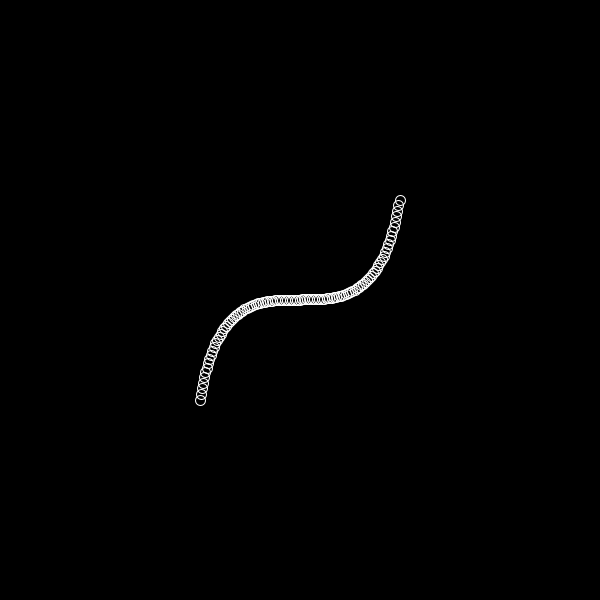
Frame 1 (no input)
Frame 2 (the mouse pressed at the canvas centre, redrawn once): identical to frame 1, image omitted

The Processing sketch that drew this single still picture (run headless with seeded random() and noise(); the mouse was pressed at the canvas centre and the sketch redrawn once):

// Processing sketch: intro_begin_shape
// ── intro_begin_shape.pde
// renaud.jean-francois(arobas)uqam(point)ca
// Syntaxe Processing version 3.5.4
// mardi, 28 septembre 2021

int tg = 100; // taille grille
float r1, r2;
float ecart = 50;

void setup() {
  size(600, 600);
  background(0);
  noFill();
  stroke(255);
  //strokeWeight(10);
  //strokeCap(ROUND);
  //strokeJoin(ROUND);

  shapeMode(CENTER);

  noLoop();
}

void draw() {
  background(0);
  translate(width/2, height*0.5);

  //monQuad();


  //// type bezier
  //beginShape();
  //vertex(-tg, tg); // premier ancrage
  //bezierVertex(-tg, -tg, tg, tg, tg, -tg); // premier et second leviers et second ancrage // lx1, ly1, lx2, ly2, ax2, ay2
  //endShape();

  // type curve
  //curveTightness(0.5);
  //beginShape();
  //curveVertex(-tg, tg+1000); // premier levier
  //curveVertex(-tg, tg); // premier ancrage
  //curveVertex(tg, -tg); // second ancrage
  //curveVertex(tg, -tg-1000); // second levier
  //endShape();


  // déposer des objets le long du chemin courbe
  int nbPas = 100;
  for (int i = 0; i <= nbPas; i++) {
    float t = i / float(nbPas);
    float x = curvePoint(-tg, -tg, tg, tg, t);
    float y = curvePoint(tg+1000, tg, -tg, -tg-1000, t);
    ellipse(x, y, 10, 10);
  }
}

void monQuad() {

  beginShape();
  r1 = random(-ecart, ecart);
  r2 = random(-ecart, ecart);
  vertex(-tg + r1, -tg + r2); // premier vertex
  vertex(tg, -tg);
  vertex(tg, tg);
  vertex(-tg, tg);
  //vertex(-tg, -tg); // dernier vertex même que premier
  endShape(CLOSE);
}
